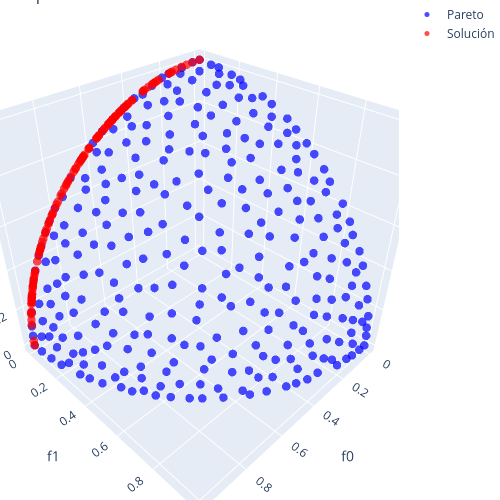
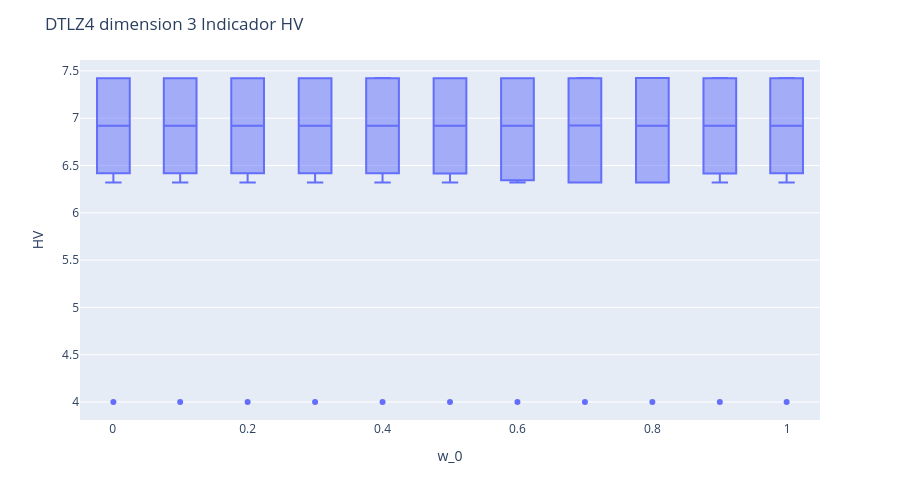

These figures' notebook cell, in order:
### Code cell
diag_probl('DTLZ4',3,df_PI=df_todos_PI)
